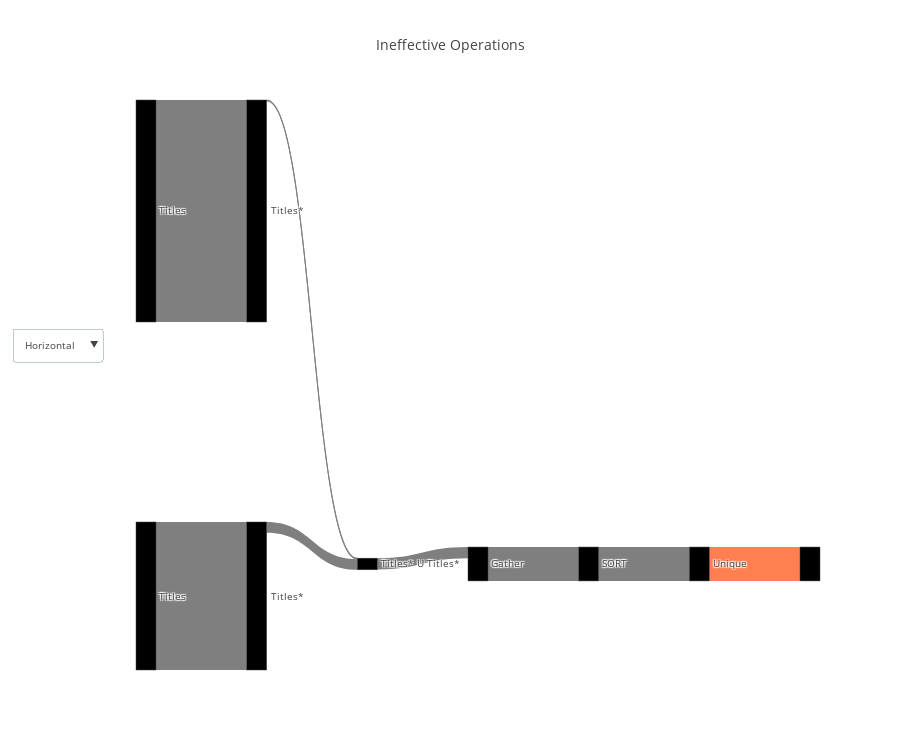

The code cell stored with this chart in its notebook:
### Code cell
flow_df = query_renderer.get_flow_df(query, con_str)
query_renderer.vizualize(flow_df, title="Ineffective Operations", metrics=["actual_rows"], open_=False)

### Figure 1 — Plotly figure (JSON) as saved in the notebook; plotly's stock layout.template omitted (floating-point values rounded to 4 significant figures)
{"data": [{"link": {"color": ["#7f7f7f", "#7f7f7f", "#7f7f7f", "#7f7f7f", "#7f7f7f", "#7f7f7f", "#7f7f7f", "coral"], "label": ["", "Filter condition: (titles_1.genres = 'Action'::text)", "", "Filter condition: (titles.genres = 'Comedy'::text)", "", "", "Sort Space Type: Disk\nSort Space Used: 10784\nSort Method: external merge\nSort Key: ['titles.title_id']\n", ""], "source": [0, 1, 2, 3, 4, 5, 6, 7], "target": [1, 4, 3, 4, 5, 6, 7, 8], "value": [3568850, 15538, 2379234, 171294, 181653, 544958, 544958, 544958]}, "node": {"color": ["black", "black", "black", "black", "black", "black", "black", "black"], "label": ["Titles", "Titles*", "Titles", "Titles*", "Titles* U Titles*", "Gather", "SORT", "Unique"], "pad": 200}, "orientation": "h", "type": "sankey", "valueformat": ",", "valuesuffix": [" Rows", " Rows", " Rows", " Rows", " Rows", " Rows", " Rows", " Rows"]}], "layout": {"font": {"size": 10}, "height": 750, "title": "Ineffective Operations", "updatemenus": [{"buttons": [{"args": ["orientation", "h"], "label": "Horizontal", "method": "restyle"}, {"args": ["orientation", "v"], "label": "Vertical", "method": "restyle"}], "y": 0.6}]}}
